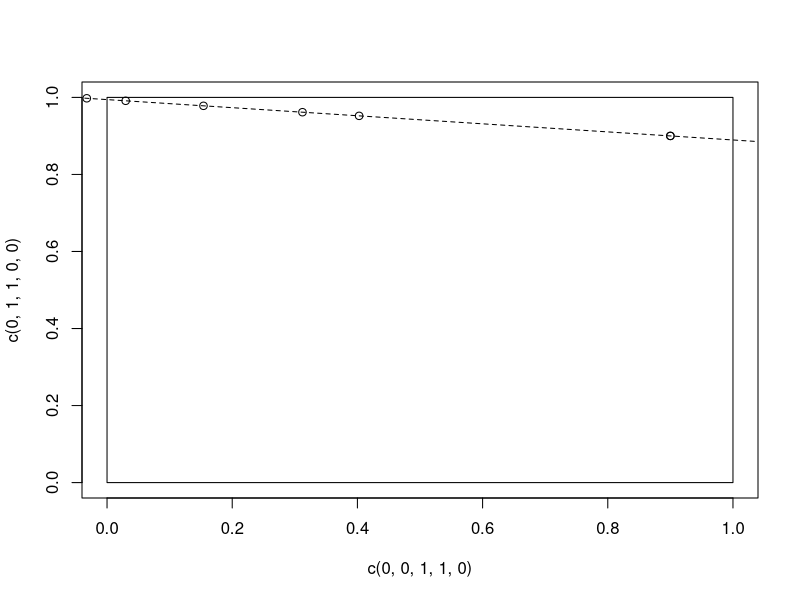

Here is the R script that generated this plot:
library(R6)

######################################################################
# A generic parent class for any optimizer to be used
OptimizerBase = R6Class("OptBase",
  public=list(
    TestFun    = NULL,
    ran        = NULL,
    X_domain   = NULL,
    RecX       = list(),
    Cost       = data.frame(N=numeric(0), P=numeric(0)),
    rounding   = FALSE,
    initialize = function(TestFun, ran, rounding=F, X_domain=NULL){
      self$TestFun = TestFun
      self$ran = ran
      self$rounding = rounding
      self$X_domain = X_domain
    }
  )
)


Kernel_regression = function(X_test, X_train, Y_train, r, lb, ub){
    # Makes predictions of output at X_test using top-hat kernel
    #
    # ARGS:
    #  X_test: (n_test, dims) matrix
    #  X_train: (n_train, dims) matrix
    #  Y_train: (n_train) vector
    #  r: radius of kernel in units of (ub - lb)
    #  lb: (dims) lower bounds on X
    #  ub: (dims) upper bounds on X
    #
    # RETURNS:
    #  pred: (n_test) vector

    dims = ncol(X_train)
    n_test = nrow(X_test)
    n_train = nrow(X_train)

    # (dims) float
    invlx_sq = 1/(ub - lb)^2

    # (dims, n_test, n_train)
    diffs_sq = lapply(1:dims, function(i)outer(X_test[ ,i], X_train[ ,i], "-")^2 * invlx_sq[i])

    # (n_test, n_train) float
    x_sq = Reduce("+", diffs_sq)

    # scalar
    r_sq = r * r

    # (n_test, n_train) binary -> float
    mask_mat = 1.0 * (x_sq < r_sq)

    # (n_test, n_train) float
    Y_train_mat = matrix(Y_train, n_test, n_train, byrow=T)

    # (n_test)
    pred = apply( mask_mat * Y_train_mat, 1, sum) / apply( mask_mat, 1, sum)

    return(pred)
}

Root_Finding = function(fun, lo, hi, iters=10){
  # Applies 10 iterations of bisection
  # ARGS:
  #   fun: callable scalar input function
  #   lo: starting lower bound
  #   hi: starting upper bound
  #   iters: number of bisections to perform

  # RETURNS:
  #   lo: new lo bound
  #   hi: new hi bound
  #   f_lo: function at lower bound
  #   f_hi: function at upper bound

  f_lo = fun(lo)
  f_hi = fun(hi)

  stopifnot(
    lo < hi,
    sign(f_lo) != sign(f_hi)
  )

  # plot(c(lo, hi), c(f_lo, f_hi))
  # lines(c(lo, hi), c(0, 0))

  t = 0
  while(t < iters){

    mid = (lo + hi) * 0.5
    f_mid = fun(mid)

    # points(mid, f_mid, col="green", pch=19)

    
    if(f_mid==0){ 
      # found the root!
      t = iters + 1
      lo = mid
      hi = mid
      f_lo = 0
      f_hi = 0

    }else if(sign(f_lo) == sign(f_mid)){
      # if the middle is the same as lo, update lo
      lo = mid
      f_lo = f_mid

    }else{
      # if the middle is the same as hi, update hi
      hi = mid
      f_hi = f_mid

    }

    t = t+1
  }

  return(list(lo=lo, hi=hi, f_lo=f_lo, f_hi = f_hi))
}

if(1==11){

  fun = function(x) -x ^3 - 2

  lo = -2
  hi = 2

  png("mygraphic.png")

  output = Root_Finding(fun, lo, hi)

  X = seq(lo, hi, len=100)
  F = fun(X)

  lines(X, F)

  dev.off()
  browseURL("mygraphic.png")

}

pointwise_ball_regression = function(X_test, X_train, Y_train, r_series, lb, ub){
    # Makes predictions of output at X_test using top-hat kernel around each point.
    # Each point has a unique radius/kernel width.
    #
    # ARGS:
    #  X_test: (n_test, dims) matrix
    #  X_train: (n_train, dims) matrix
    #  Y_train: (n_train) vector
    #  r_series: (>nx) vector of radii of kernel in units of (ub - lb)
    #  lb: (dims) lower bounds on X
    #  ub: (dims) upper bounds on X
    #
    # RETURNS:
    #  pred: (n_test) vector

    dims = ncol(X_train)
    n_test = nrow(X_test)
    n_train = nrow(X_train)

    stopifnot(
      n_train==length(Y_train),
      n_train<=length(r_series),
      dims==length(lb),
      dims==length(ub)
    )


    # (dims) float
    invlx_sq = 1/(ub - lb)^2

    # (dims, n_test, n_train)
    diffs_sq = lapply(1:dims, function(i)outer(X_test[ ,i], X_train[ ,i], "-")^2 * invlx_sq[i])

    # (n_test, n_train) float
    x_sq_mat = Reduce("+", diffs_sq)

    # broadcast upto (n_test, n_train)
    r_series = r_series[1:n_train]
    r_sq = r_series * r_series
    r_sq_mat = matrix(r_sq, ncol=n_train, nrow=n_test, byrow=TRUE)

    # (n_test, n_train) binary -> float
    mask_mat = 1.0 * (x_sq_mat <= r_sq_mat)

    # (n_test, n_train) float
    Y_train_mat = matrix(Y_train, n_test, n_train, byrow=TRUE)

    ball_counts = apply(mask_mat, 1, sum)

    # (n_test)
    pred = apply( mask_mat * Y_train_mat, 1, sum) / ball_counts

    pred[ball_counts==0] = 0

    

    return(pred)
}


Make_random_point = function(centre, lb, ub){
  # Picks a random point around using hte improved hit and run
  # method. Pick a random trajectory passing through centre and
  # a uniform point along the trajectory.
  # ARGS:
  #   centre: (dims) vector in the search space
  #   lb: (dims) vector of lower bounds
  #   ub: (dims) vector of upper bounds
  
  # RETURNS:
  #   x: (dims) vector

  dims = length(centre)

  stopifnot(
    length(lb)==dims,
    length(ub)==dims,
    all(lb) <= ub
  )

  # Make a random direction by taking the direction of an isotropic Gaussian
  dirn = rnorm(dims)
  dirn = dirn / sqrt(sum(dirn^2))
  dirn = dirn * (ub - lb)


  plot(c(0, 0, 1, 1, 0), c(0, 1, 1, 0, 0), type='l')

  # make trajectory function
  traj = function(lambda)centre + lambda * dirn

  x_lo = traj(-10)
  x_hi = traj(10)
  X_t = cbind(x_lo, x_hi)

  lines(X_t[1,], X_t[2,], lty=2)

  # find feasible range of lambda
  within_bounds = function(lambda){

    x = traj(lambda)

    outcome = -0.5 + all(x >= lb) & all(x <= ub)

    points(x[1], x[2], col= 0.5 + outcome)


    cat("x ", x, "bound ", outcome, "\n")
    return(outcome)

  } 

  lambda_min = Root_Finding(within_bounds, -1, 0)$lo

  lambda_max = Root_Finding(within_bounds, 0, 1)$hi

  x = runif(1, lambda_min, lambda_max)

  points(x[1], x[2], pch=19, col='red')

  # rejection sample until x is inside the space
  while(within_bounds(x) < 0){
    x = runif(1, lambda_min, lambda_max)
    points(x[1], x[2], pch=19, col='red')
  }

  print("made a point")
  return(x)

}

if (1==1){
  # TESTING IMPROVED HIT AND RUN SAMPLER
  png("mygraphic.png")

  lb = c(0, 0)
  ub = c(1, 1)
  centre = c(0.9, 0.9)

  a = Make_random_point(centre, lb, ub)

  dev.off()
  browseURL("mygraphic.png")
}


if(1==11){
  # TESTING OF KERNEL REGRESSION

  X = matrix(1:10, ncol=1)
  Y = rnorm(10)

  X_test = matrix(seq(0, 10, len=100), ncol=1)
  # Y_pred = Kernel_regression(X_test, X, Y, r=0.2, lb=0, ub = 10)

  r_series = rep(2, 10) * ( 0.3 ** (0:9) )
  Y_pred = pointwise_ball_regression(X_test, X, Y, r_series, lb=0, ub = 10)



  png("mygraphic.png")

  plot(X, Y)
  lines(X_test, Y_pred)

  dev.off()
  browseURL("mygraphic.png")
}


######################################################################
# A generic BO base class to be inherited by all BO methods
SOSA = R6Class("SOSA",inherit = OptimizerBase,
  public=list(
    Timing = list(),
    myID   = NULL,
    BOseed = NULL,
    method = NULL,
    Ns0    = NULL,
    r0     = NULL,
    gamma  = NULL,
    beta   = NULL,
    s      = NULL,
    initialize = function(testfun, 
                          ran, 
                          BOseed=NULL, 
                          myID=NULL, 
                          Ns0=5,
                          rounding=F,
                          r0=100,
                          gamma=0.9,
                          beta=0.9,
                          s=0.9
                          ){
      # ARGS:
      #   testfun: callable, takes x and seed, returns scalar
      #   ran: (2, dims) matrix, lower and upper bounds
      #   BOseed: fixed RNG seed
      #   myID: number to use as savefile
      #   Ns0: number of starting points
      #   rounding: bool, stick to integers
      #   r0: initial radius of ball
      #   gamma: order of local sample density
      #   beta: radius decay exponent
      #   s: recomendation time sequence shrinkage

      super$initialize(testfun, ran, rounding)
      self$Ns0     = Ns0
      self$BOseed  = BOseed
      self$myID    = myID
      set.seed(BOseed)

      self$r0 = r0
      self$gamma = gamma
      self$beta = beta
      self$s = s},

    get_RecX = function(){

      if(length(self$predictions)==length(self$Y)){

      }

    },
#
    UpdateLogs = function(KG_time=0, eval_time=0, fit_time=0){
      N = length(self$GP$yd)
      
      self$Timing[[N]] = c(KG_time, eval_time, fit_time)
      
      if(length(self$RecX)>0){
        self$RecX[[N]]   = self$get_RecX()
      }else{
        self$RecX[[N]]   = self$get_RecX()
      }
      
      Rx               = matrix(c(self$RecX[[N]], 0), 1)
      NCi              = nrow(self$Cost)+1
      self$Cost[NCi,]  = c(N, self$TestFun(Rx))
    },
#
    base_optimize = function(Budget0=20, Budget=500, get_next_x=NULL, learn_kernel=NULL, Ns0=5){
      
      
      if(is.null(get_next_x))stop("provide a get_next_x() function!")
      

      cat("Starting Optimization")
      t0       = proc.time()[3]
      
      cat("\nSelecting points 1,...,", Budget0, "\n")
      # get first initilialization points
      X_init   = UniformDesign_X(N0=Budget0, ran=self$ran, Ns=Ns0, 
                                  TestFun=NULL, rounding=self$rounding, double=0) 
      KG_time = proc.time()[3] - t0
      
      # get objective function values
      Y_init    = self$TestFun(X_init)
      eval_time = proc.time()[3] - t0 - KG_time
      
      # fit the model
      self$GP = CRNLHood$new(X_init, Y_init, self$ran)
      self$GP$Refresh(learnHpars = kk)
      fit_time = proc.time()[3] - t0 - KG_time - eval_time
      
      
      self$UpdateLogs(KG_time, eval_time, fit_time)
      
      RX = signif(tail(self$RecX,1)[[1]], 3)
      cat("Logs updated, RecX:", RX,", performance:", as.numeric(tail(self$Cost,1)), "\n\n\n")
        

      # Now do the sequential bit!
      while (length(self$GP$yd)<Budget){

        N =  length(self$GP$yd)+1
        cat("Selecting point: ",N, "\n")
        t0 = proc.time()[3]
        
        # Get the new x to evaluate
        newx = get_next_x()
        if(self$rounding) newx = round(newx)
        KG_time = proc.time()[3] - t0
        
        
        # Evaluate the objective function
        newy = self$TestFun(newx)
        eval_time = proc.time()[3] - t0 - KG_time
        
        
        # Update the data and either do a full hpar update or just finetune
        self$GP$xd      = rbind(self$GP$xd, newx)
        self$GP$yd_o   = c(self$GP$yd_o, newy)
        finetune        = !(N%in%OptimSteps)
        self$GP$Refresh(learnHpars = kk + finetune)
        fit_time        = proc.time()[3] - t0 - eval_time - KG_time
        
        self$UpdateLogs(KG_time, eval_time, fit_time)
        
        self$Checkpoint()
        
        RX = signif(tail(self$RecX,1)[[1]], 3)
        cat("Logs updated, RecX:", RX,", performance:", as.numeric(tail(self$Cost,1)), "\n\n\n")
      }
      
    }
  )
)